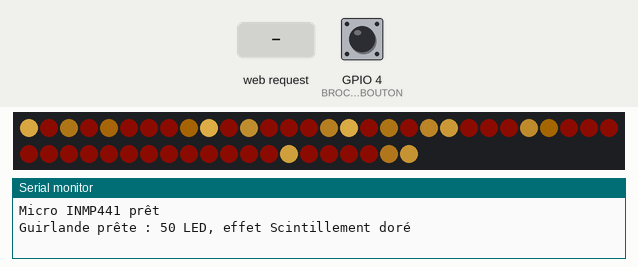
Simulated run of this program. Board: ESP32. On the bench: 50 RGB LEDs in strip order, left to right, continuing on the next row, the last lines printed to the serial monitor. The test bench sets the inputs (shaded band); at power-on: GPIO 4 (BROCHE_BOUTON) HIGH. Dim RGB values are drawn brighter than linear; WiFi joins after 1.5 s; servers stay silent unless stated; I2S audio is not simulated (input reads silence); the local clock reads 2024-03-15 10:24:30 at power-on unless the program sets it; random numbers use the default seed unless the program sets one; EEPROM starts erased.

Above: at 1.2 s.
1.3 s: GPIO 4 (BROCHE_BOUTON) pulled LOW for 0.15 s
At 1.74 s:
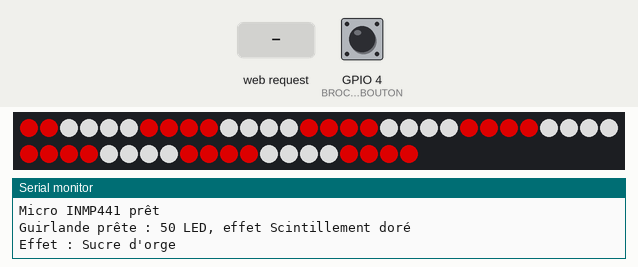
2.0 s: HTTP request GET /reglage?effet=1 received
At 2.44 s:
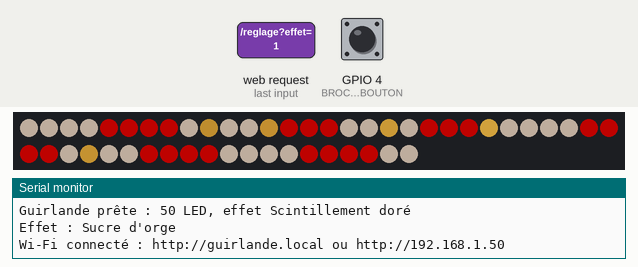
5.0 s: GPIO 4 (BROCHE_BOUTON) pulled LOW for 3.2 s
At 7.4 s:
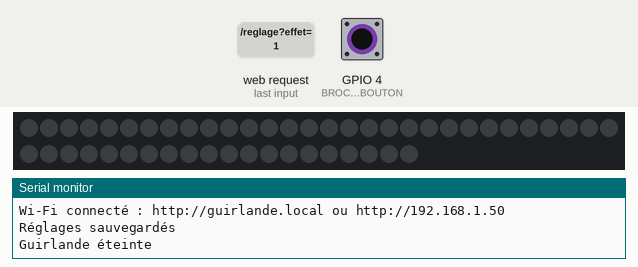
9.7 s: HTTP request GET /reglage?allumee=1&effet=1&lum=1 received
At 11.02 s:
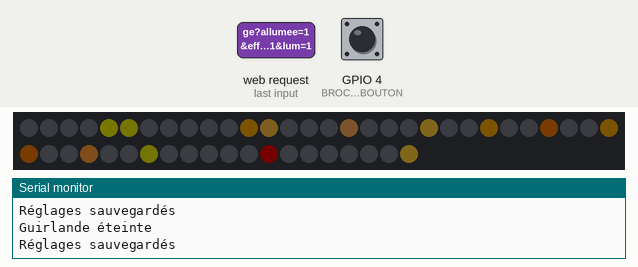
12.3 s: HTTP request GET /reglage?effet=0 received
At 12.6 s:
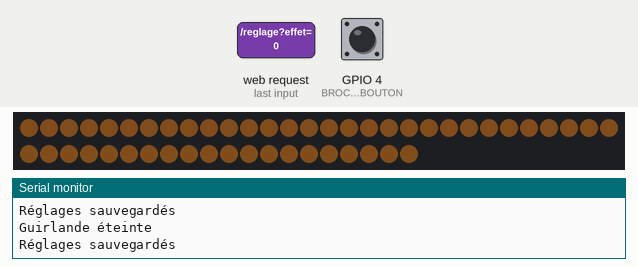
13.8 s: GPIO 4 (BROCHE_BOUTON) pulled LOW for 1 s
At 15.32 s:
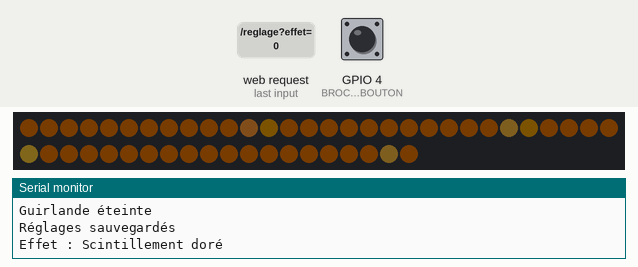
Timing chart, 0 to 16.4 s (numbered marks = the images above; inputs shaded):
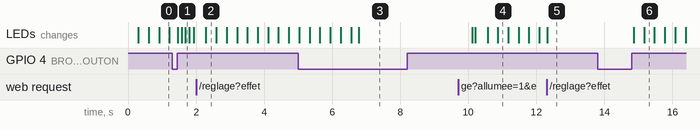

Measured:
- after the input at 9.7 s, the LEDs: first change after 0.42 s (image 4 shows a later state)
- after the input at 13.8 s, the LEDs: first change after 1.1 s (image 6 shows a later state)

The program:

main.cpp
```cpp
// Guirlande de Noël - étape 3 : la guirlande danse sur la musique
//
// Reprend toute l'étape 2 et ajoute un micro INMP441 et trois effets qui suivent la musique :
// VU-mètre, pulsation sur les coups de basse, étincelles. La sensibilité se règle sur la page web.
//
// Fonctionnement repris de l'étape 2 :
//  - La guirlande se connecte au Wi-Fi et sert une page web sur http://guirlande.local
//    (ou sur son adresse IP, affichée dans le moniteur série).
//  - La page permet d'allumer, d'éteindre, de choisir l'effet, la couleur et la luminosité.
//  - Programmation : allumage et extinction automatiques à heure fixe (heure prise sur Internet).
//  - Les réglages sont gardés en mémoire et retrouvés après une coupure de courant.
//  - Le bouton de l'étape 1 marche toujours, même sans Wi-Fi.

#include <Arduino.h>
#include <FastLED.h>
#include <WiFi.h>
#include <WebServer.h>
#include <ESPmDNS.h>
#include <Preferences.h>
#include <time.h>
#include "config.h"
#include "effets.h"
#include "page.h"
#include "musique.h"

#define APPUI_LONG_MS     1000
#define ANTIREBOND_MS     30
#define DELAI_SAUVEGARDE  3000  // on attend que les réglages ne bougent plus avant d'écrire en mémoire
#define NB_EFFETS_TOTAL   (NB_EFFETS + NB_EFFETS_MUSIQUE)  // effets de l'étape 1, puis effets musicaux

CRGB leds[NB_LEDS];
WebServer serveur(80);
Preferences memoire;

struct Reglages {
  bool allumee = true;
  uint8_t effet = SCINTILLEMENT;
  uint8_t luminosite = 150;
  uint32_t couleur = 0xFF9632;   // blanc chaud
  bool programmation = false;
  uint16_t debut = 17 * 60;      // en minutes depuis minuit
  uint16_t fin = 23 * 60 + 30;
  uint8_t sensibilite = 8;       // micro : 1 à 20
} reglages;

bool aSauvegarder = false;
uint32_t derniereModif = 0;
int8_t etaitDansPlage = -1;      // -1 = pas encore vérifié depuis le dernier changement d'horaires

// ---------- Mémoire ----------
void chargerReglages() {
  memoire.begin("guirlande", true);
  reglages.allumee       = memoire.getBool("allumee", reglages.allumee);
  reglages.effet         = memoire.getUChar("effet", reglages.effet);
  reglages.luminosite    = memoire.getUChar("lum", reglages.luminosite);
  reglages.couleur       = memoire.getUInt("couleur", reglages.couleur);
  reglages.programmation = memoire.getBool("prog", reglages.programmation);
  reglages.debut         = memoire.getUShort("debut", reglages.debut);
  reglages.fin           = memoire.getUShort("fin", reglages.fin);
  reglages.sensibilite   = memoire.getUChar("sens", reglages.sensibilite);
  memoire.end();
  if (reglages.effet >= NB_EFFETS_TOTAL) reglages.effet = 0;
  reglages.sensibilite = constrain(reglages.sensibilite, 1, 20);
}

void sauvegarderReglages() {
  memoire.begin("guirlande", false);
  memoire.putBool("allumee", reglages.allumee);
  memoire.putUChar("effet", reglages.effet);
  memoire.putUChar("lum", reglages.luminosite);
  memoire.putUInt("couleur", reglages.couleur);
  memoire.putBool("prog", reglages.programmation);
  memoire.putUShort("debut", reglages.debut);
  memoire.putUShort("fin", reglages.fin);
  memoire.putUChar("sens", reglages.sensibilite);
  memoire.end();
  Serial.println("Réglages sauvegardés");
}

void marquerModifie() {
  aSauvegarder = true;
  derniereModif = millis();
}

// ---------- Heure et programmation ----------
bool heureLocale(struct tm& t) {
  return getLocalTime(&t, 0);  // 0 = ne pas attendre si l'heure n'est pas encore arrivée
}

void verifierProgrammation() {
  struct tm t;
  if (!reglages.programmation || !heureLocale(t)) return;

  uint16_t minutes = t.tm_hour * 60 + t.tm_min;
  bool dansPlage = (reglages.debut <= reglages.fin)
      ? (minutes >= reglages.debut && minutes < reglages.fin)
      : (minutes >= reglages.debut || minutes < reglages.fin);  // plage qui passe minuit

  // On n'agit qu'au changement de plage : un allumage à la main en dehors des horaires reste respecté
  if (dansPlage != etaitDansPlage) {
    etaitDansPlage = dansPlage;
    reglages.allumee = dansPlage;
    marquerModifie();
    Serial.println(dansPlage ? "Programmation : allumage" : "Programmation : extinction");
  }
}

String texteHeure(uint16_t minutes) {
  char texte[6];
  snprintf(texte, sizeof(texte), "%02d:%02d", minutes / 60, minutes % 60);
  return texte;
}

bool lireHeure(const String& texte, uint16_t& minutes) {
  int h, m;
  if (sscanf(texte.c_str(), "%d:%d", &h, &m) != 2 || h < 0 || h > 23 || m < 0 || m > 59) return false;
  minutes = h * 60 + m;
  return true;
}

// ---------- Effets ----------
const char* nomEffet(uint8_t effet) {
  return effet < NB_EFFETS ? NOMS_EFFETS[effet] : NOMS_EFFETS_MUSIQUE[effet - NB_EFFETS];
}

// ---------- Serveur web ----------
String etatJson() {
  String json = "{";
  json += "\"allumee\":" + String(reglages.allumee ? 1 : 0);
  json += ",\"effet\":" + String(reglages.effet);
  json += ",\"lum\":" + String(reglages.luminosite);
  char couleur[7];
  snprintf(couleur, sizeof(couleur), "%06x", reglages.couleur);
  json += ",\"couleur\":\"" + String(couleur) + "\"";
  json += ",\"auto\":" + String(reglages.programmation ? "true" : "false");
  json += ",\"debut\":\"" + texteHeure(reglages.debut) + "\"";
  json += ",\"fin\":\"" + texteHeure(reglages.fin) + "\"";
  json += ",\"sens\":" + String(reglages.sensibilite);
  struct tm t;
  if (heureLocale(t)) json += ",\"heure\":\"" + texteHeure(t.tm_hour * 60 + t.tm_min) + "\"";
  json += ",\"effets\":[";
  for (uint8_t i = 0; i < NB_EFFETS_TOTAL; i++) {
    if (i) json += ",";
    json += "\"" + String(nomEffet(i)) + "\"";
  }
  json += "]}";
  return json;
}

void pageAccueil() {
  serveur.send_P(200, "text/html; charset=utf-8", PAGE_HTML);
}

void pageEtat() {
  serveur.send(200, "application/json", etatJson());
}

// Exemple : /reglage?effet=3&lum=120&couleur=ff0000&allumee=1&auto=1&debut=17:00&fin=23:30
void pageReglage() {
  if (serveur.hasArg("allumee")) reglages.allumee = serveur.arg("allumee").toInt() != 0;
  if (serveur.hasArg("effet")) {
    int effet = serveur.arg("effet").toInt();
    if (effet >= 0 && effet < NB_EFFETS_TOTAL) reglages.effet = effet;
  }
  if (serveur.hasArg("lum")) reglages.luminosite = constrain(serveur.arg("lum").toInt(), 5, 255);
  if (serveur.hasArg("sens")) reglages.sensibilite = constrain(serveur.arg("sens").toInt(), 1, 20);
  if (serveur.hasArg("couleur")) reglages.couleur = strtoul(serveur.arg("couleur").c_str(), nullptr, 16) & 0xFFFFFF;
  if (serveur.hasArg("auto")) {
    reglages.programmation = serveur.arg("auto").toInt() != 0;
    etaitDansPlage = -1;  // appliquer les horaires tout de suite
  }
  if (serveur.hasArg("debut")) lireHeure(serveur.arg("debut"), reglages.debut);
  if (serveur.hasArg("fin")) lireHeure(serveur.arg("fin"), reglages.fin);

  marquerModifie();
  verifierProgrammation();
  serveur.send(200, "application/json", etatJson());
}

// ---------- Wi-Fi ----------
bool mdnsDemarre = false;

void surveillerWifi() {
  bool connecte = WiFi.status() == WL_CONNECTED;
  if (connecte && !mdnsDemarre) {
    mdnsDemarre = MDNS.begin(NOM_RESEAU);
    if (mdnsDemarre) MDNS.addService("http", "tcp", 80);
    Serial.printf("Wi-Fi connecté : http://%s.local ou http://%s\n", NOM_RESEAU, WiFi.localIP().toString().c_str());
  } else if (!connecte && mdnsDemarre) {
    MDNS.end();
    mdnsDemarre = false;
    Serial.println("Wi-Fi perdu, reconnexion en cours");
  }
}

// ---------- Bouton ----------
bool etatBouton = HIGH;
uint32_t dernierChangement = 0;
uint32_t debutAppui = 0;
bool appuiLongTraite = false;

void lireBouton() {
  bool lecture = digitalRead(BROCHE_BOUTON);
  uint32_t maintenant = millis();

  if (lecture != etatBouton && maintenant - dernierChangement > ANTIREBOND_MS) {
    dernierChangement = maintenant;
    etatBouton = lecture;
    if (etatBouton == LOW) {
      debutAppui = maintenant;
      appuiLongTraite = false;
    } else if (!appuiLongTraite && reglages.allumee) {
      reglages.effet = (reglages.effet + 1) % NB_EFFETS_TOTAL;
      Serial.printf("Effet : %s\n", nomEffet(reglages.effet));
      marquerModifie();
    }
  }

  if (etatBouton == LOW && !appuiLongTraite && maintenant - debutAppui > APPUI_LONG_MS) {
    appuiLongTraite = true;
    reglages.allumee = !reglages.allumee;
    Serial.println(reglages.allumee ? "Guirlande allumée" : "Guirlande éteinte");
    marquerModifie();
  }
}

// ---------- Programme ----------
void setup() {
  Serial.begin(115200);
  pinMode(BROCHE_BOUTON, INPUT_PULLUP);
  chargerReglages();

  FastLED.addLeds<TYPE_LEDS, BROCHE_DONNEES, ORDRE_COULEURS>(leds, NB_LEDS);
  FastLED.setMaxPowerInVoltsAndMilliamps(5, LIMITE_MA);
  FastLED.clear(true);
  random16_add_entropy(esp_random());

  if (demarrerMicro()) Serial.println("Micro INMP441 prêt");
  else Serial.println("Erreur : micro INMP441 introuvable, les effets musicaux resteront éteints");

  // Connexion sans attendre : la guirlande s'allume même si le Wi-Fi ne répond pas
  WiFi.mode(WIFI_STA);
  WiFi.setHostname(NOM_RESEAU);
  WiFi.setAutoReconnect(true);
  WiFi.begin(WIFI_SSID, WIFI_MOTDEPASSE);
  configTzTime(FUSEAU_HORAIRE, SERVEUR_NTP);

  serveur.on("/", pageAccueil);
  serveur.on("/etat", pageEtat);
  serveur.on("/reglage", pageReglage);
  serveur.begin();

  Serial.printf("Guirlande prête : %d LED, effet %s\n", NB_LEDS, nomEffet(reglages.effet));
}

void loop() {
  serveur.handleClient();
  lireBouton();
  ecouterMicro(reglages.sensibilite);

  EVERY_N_SECONDS(1) {
    surveillerWifi();
    verifierProgrammation();
  }

  if (aSauvegarder && millis() - derniereModif > DELAI_SAUVEGARDE) {
    aSauvegarder = false;
    sauvegarderReglages();
  }

  EVERY_N_MILLISECONDS(16) {
    if (reglages.allumee) {
      if (reglages.effet < NB_EFFETS) dessinerEffet(reglages.effet, leds, NB_LEDS, CRGB(reglages.couleur));
      else dessinerEffetMusique(reglages.effet - NB_EFFETS, leds, NB_LEDS);
    } else {
      fadeToBlackBy(leds, NB_LEDS, 20);
    }
    FastLED.setBrightness(reglages.luminosite);
    FastLED.show();
    son.coup = false;  // coup affiché, on attend le suivant
  }
}
```

effets.h
```cpp
// Guirlande de Noël - les effets lumineux
//
// Fichier identique dans les trois étapes. Chaque effet dessine une image dans le tableau leds ;
// il est appelé environ 60 fois par seconde et se base sur millis() pour garder la même vitesse
// quel que soit le nombre de LED.

#pragma once
#include <FastLED.h>

enum Effet : uint8_t {
  COULEUR_UNIE,
  SCINTILLEMENT,
  SUCRE_ORGE,
  ARC_EN_CIEL,
  BOUGIES,
  NEIGE,
  ROUGE_VERT,
  CONFETTIS,
  NB_EFFETS
};

const char* const NOMS_EFFETS[NB_EFFETS] = {
  "Couleur unie", "Scintillement doré", "Sucre d'orge", "Arc-en-ciel",
  "Bougies", "Neige", "Rouge et vert", "Confettis"
};

// Blanc chaud, proche d'une guirlande à ampoules classique
const CRGB BLANC_CHAUD = CRGB(255, 150, 50);

// Fond doré tamisé, avec des éclats qui s'allument au hasard puis s'estompent
static void effetScintillement(CRGB* leds, uint16_t n) {
  const CRGB fond = CRGB(40, 22, 0);
  for (uint16_t i = 0; i < n; i++) leds[i] = blend(leds[i], fond, 12);
  if (random8() < 80) leds[random16(n)] = CRGB(255, 200, 80);
}

// Rayures rouges et blanches qui défilent
static void effetSucreOrge(CRGB* leds, uint16_t n) {
  const uint8_t largeur = 4;
  uint32_t decalage = millis() / 120;
  for (uint16_t i = 0; i < n; i++) {
    leds[i] = ((i + decalage) / largeur) % 2 ? CRGB::Red : CRGB::White;
  }
}

// Arc-en-ciel qui tourne lentement
static void effetArcEnCiel(CRGB* leds, uint16_t n) {
  uint8_t ecart = max(1, 256 / n);
  fill_rainbow(leds, n, millis() / 30, ecart);
}

// Chaque LED vacille comme une flamme, indépendamment des autres
static void effetBougies(CRGB* leds, uint16_t n) {
  uint32_t t = millis() / 3;
  for (uint16_t i = 0; i < n; i++) {
    uint8_t vacillement = inoise8(i * 60, t);
    leds[i] = CRGB(255, 110, 15);
    leds[i].nscale8(qadd8(scale8(vacillement, 200), 40));
  }
}

// Nuit bleutée et flocons blancs qui apparaissent puis fondent
static void effetNeige(CRGB* leds, uint16_t n) {
  const CRGB nuit = CRGB(0, 0, 25);
  for (uint16_t i = 0; i < n; i++) leds[i] = blend(leds[i], nuit, 25);
  if (random8() < 50) leds[random16(n)] = CRGB::White;
}

// LED rouges et vertes alternées qui respirent, et échangent leur place toutes les 2 secondes
static void effetRougeVert(CRGB* leds, uint16_t n) {
  uint8_t lumiere = beatsin8(12, 50, 255);
  uint8_t phase = (millis() / 2000) % 2;
  for (uint16_t i = 0; i < n; i++) {
    leds[i] = ((i + phase) % 2) ? CRGB::Red : CRGB::Green;
    leds[i].nscale8(lumiere);
  }
}

// Points de toutes les couleurs qui s'allument au hasard
static void effetConfettis(CRGB* leds, uint16_t n) {
  fadeToBlackBy(leds, n, 10);
  if (random8() < 120) leds[random16(n)] += CHSV(random8(), 200, 255);
}

// Dessine une image de l'effet demandé. couleur ne sert qu'à l'effet COULEUR_UNIE.
static void dessinerEffet(uint8_t effet, CRGB* leds, uint16_t n, CRGB couleur) {
  switch (effet) {
    case COULEUR_UNIE:  fill_solid(leds, n, couleur); break;
    case SCINTILLEMENT: effetScintillement(leds, n); break;
    case SUCRE_ORGE:    effetSucreOrge(leds, n); break;
    case ARC_EN_CIEL:   effetArcEnCiel(leds, n); break;
    case BOUGIES:       effetBougies(leds, n); break;
    case NEIGE:         effetNeige(leds, n); break;
    case ROUGE_VERT:    effetRougeVert(leds, n); break;
    case CONFETTIS:     effetConfettis(leds, n); break;
    default:            fill_solid(leds, n, CRGB::Black); break;
  }
}
```

micro.h
```cpp
// Guirlande de Noël - écoute de la musique avec le micro INMP441
//
// Le micro numérique INMP441 envoie le son par le bus I2S. On en tire deux mesures :
//  - le volume global (pour le VU-mètre) ;
//  - les coups de basse (grosse caisse), repérés quand le volume des graves saute d'un coup.
// Le gain s'adapte tout seul : la guirlande réagit aussi bien à un chant de Noël doux qu'à du métal.

#pragma once
#include <Arduino.h>
#include <driver/i2s.h>
#include "config.h"

#define MICRO_PORT        I2S_NUM_0
#define MICRO_FREQUENCE   16000
#define MICRO_BLOC        256     // échantillons lus à chaque fois (16 ms de son)

struct Son {
  float volume = 0;      // 0 à 1 environ, après gain automatique
  bool coup = false;     // passe à vrai sur un coup de basse ; la boucle principale le remet à faux après l'avoir affiché
};

Son son;
static int32_t tamponMicro[MICRO_BLOC];
static float continu = 0;          // composante continue du micro, à retirer
static float grave = 0;            // filtre passe-bas pour isoler les graves
static float plafond = 2000;       // volume maximal récent, pour le gain automatique
static float moyenneGraves = 0;    // énergie moyenne des graves sur la dernière seconde
static uint32_t dernierCoup = 0;

bool demarrerMicro() {
  i2s_config_t config = {};
  config.mode = (i2s_mode_t)(I2S_MODE_MASTER | I2S_MODE_RX);
  config.sample_rate = MICRO_FREQUENCE;
  config.bits_per_sample = I2S_BITS_PER_SAMPLE_32BIT;
  config.channel_format = MICRO_CANAL_GAUCHE ? I2S_CHANNEL_FMT_ONLY_LEFT : I2S_CHANNEL_FMT_ONLY_RIGHT;
  config.communication_format = I2S_COMM_FORMAT_STAND_I2S;
  config.intr_alloc_flags = ESP_INTR_FLAG_LEVEL1;
  config.dma_buf_count = 4;
  config.dma_buf_len = MICRO_BLOC;

  i2s_pin_config_t broches = {};
  broches.mck_io_num = I2S_PIN_NO_CHANGE;
  broches.bck_io_num = BROCHE_MICRO_SCK;
  broches.ws_io_num = BROCHE_MICRO_WS;
  broches.data_out_num = I2S_PIN_NO_CHANGE;
  broches.data_in_num = BROCHE_MICRO_SD;

  if (i2s_driver_install(MICRO_PORT, &config, 0, nullptr) != ESP_OK) return false;
  if (i2s_set_pin(MICRO_PORT, &broches) != ESP_OK) return false;
  return true;
}

// À appeler à chaque tour de boucle. sensibilite : 1 (peu réactif) à 20 (très réactif).
void ecouterMicro(uint8_t sensibilite) {
  size_t octetsLus = 0;
  i2s_read(MICRO_PORT, tamponMicro, sizeof(tamponMicro), &octetsLus, 0);  // 0 = ne pas attendre
  size_t n = octetsLus / sizeof(int32_t);
  if (n == 0) return;

  float sommeTout = 0, sommeGraves = 0;
  for (size_t i = 0; i < n; i++) {
    float x = tamponMicro[i] >> 14;      // l'INMP441 envoie 24 bits calés à gauche dans 32 bits
    continu += 0.001f * (x - continu);
    x -= continu;
    grave += 0.06f * (x - grave);        // passe-bas vers 150 Hz : basse et grosse caisse
    sommeTout += x * x;
    sommeGraves += grave * grave;
  }
  float volume = sqrtf(sommeTout / n);
  float energieGraves = sqrtf(sommeGraves / n);

  // Gain automatique : le plafond suit les pics et redescend lentement
  plafond = max(volume, plafond * 0.998f);
  plafond = max(plafond, 300.0f);        // en dessous, c'est le bruit de fond de la pièce
  float cible = constrain(volume / plafond * sensibilite / 8.0f, 0.0f, 1.0f);
  son.volume += (cible > son.volume ? 0.6f : 0.1f) * (cible - son.volume);  // monte vite, retombe doucement

  // Coup de basse : les graves dépassent nettement leur moyenne récente
  float seuil = 1.0f + 6.0f / sensibilite;
  if (energieGraves > moyenneGraves * seuil && energieGraves > 150 && millis() - dernierCoup > 180) {
    son.coup = true;
    dernierCoup = millis();
  }
  moyenneGraves += 0.02f * (energieGraves - moyenneGraves);
}
```

config.example.h
```cpp
// Copier ce fichier en config.h et remplir les valeurs.
// config.h ne doit jamais être publié (il contient le mot de passe Wi-Fi).
#pragma once

#define WIFI_SSID       "NomDeTonWifi"
#define WIFI_MOTDEPASSE "MotDePasseWifi"

// Nom de la guirlande sur le réseau : la page s'ouvre sur http://guirlande.local
#define NOM_RESEAU      "guirlande"

// Fuseau horaire pour la programmation (ici : France, heure d'été automatique)
#define FUSEAU_HORAIRE  "CET-1CEST,M3.5.0,M10.5.0/3"
#define SERVEUR_NTP     "pool.ntp.org"

// ---------- Matériel ----------
#define BROCHE_DONNEES  16      // vers l'entrée DIN de la guirlande, à travers le 74AHCT125
#define BROCHE_BOUTON   4       // bouton poussoir entre GPIO4 et GND
#define NB_LEDS         50      // nombre de pixels de la guirlande
#define TYPE_LEDS       WS2811  // WS2811 pour une guirlande à pixels, WS2812B pour une bande
#define ORDRE_COULEURS  RGB     // guirlande WS2811 : souvent RGB ; bande WS2812B : GRB
#define LIMITE_MA       2500    // courant maximal, à garder sous la capacité de l'alimentation 5 V

// ---------- Micro INMP441 ----------
#define BROCHE_MICRO_SCK   26
#define BROCHE_MICRO_WS    25
#define BROCHE_MICRO_SD    33
// Broche L/R du micro reliée à GND = canal gauche. Si le volume reste à zéro, essaie 0.
#define MICRO_CANAL_GAUCHE 1
```

Source omitted: musique.h (1865 bytes), page.h (3918 bytes)
